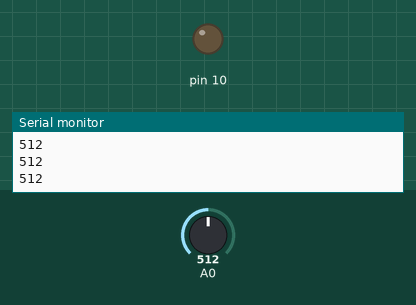
Simulated run of this sketch. Board: Arduino Uno, built with avr-gcc and run on an emulated ATmega328P. On the bench: output pins drawn as LEDs (lit = HIGH), the last lines printed to the serial monitor. The test bench sets the inputs (shaded band); at power-on: A0 = 512.

Above: at 1.2 s.
1.3 s: A0 set to 485
At 1.7 s:
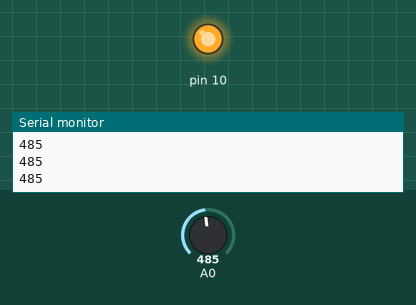
2.8 s: A0 set to 510
At 4.0 s:
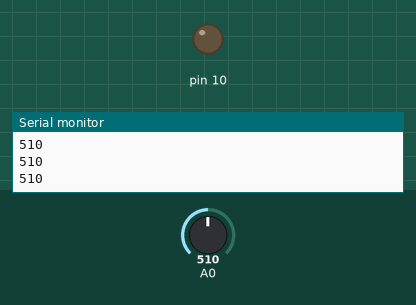
4.3 s: A0 set to 490
At 4.9 s:
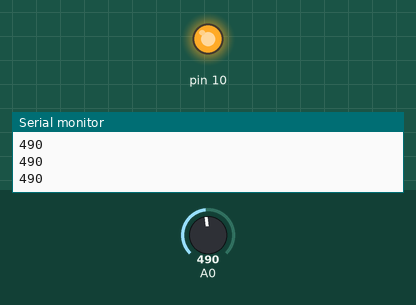
Timing chart, 0 to 7.3 s (numbered marks = the images above; inputs shaded):
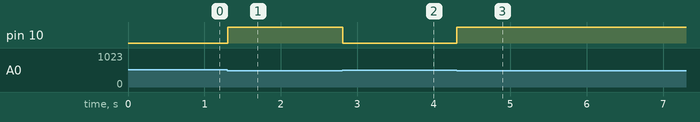

Measured:
- the behaviour switches between 500 and 499 on A0 (found by bisection; images 0 and 1)
- after the input at 1.3 s, pin 10: LOW → HIGH at once
- after the input at 2.8 s, pin 10: HIGH → LOW at once
- after the input at 4.3 s, pin 10: LOW → HIGH at once

The sketch:

08_smart_light_control_iot_simulation_code.ino
```cpp
// C++ code
//
int LDR_VAL = 0;

void setup()
{
  pinMode(A0, INPUT);
  Serial.begin(9600);
  pinMode(10, OUTPUT);
}

void loop()
{
  LDR_VAL = analogRead(A0);
  Serial.println(LDR_VAL);
  if (LDR_VAL < 500) {
    digitalWrite(10, HIGH);
  } else {
    digitalWrite(10, LOW);
  }
  delay(10); // Delay a little bit to improve simulation performance
}
```
